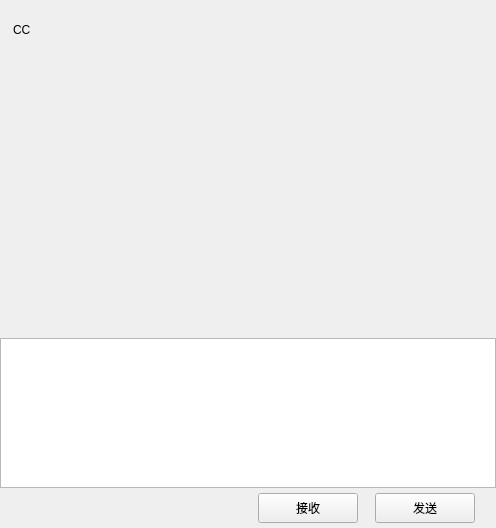
<?xml version="1.0" encoding="UTF-8"?>
<ui version="4.0">
 <class>ChatPage</class>
 <widget class="QWidget" name="ChatPage">
  <property name="geometry">
   <rect>
    <x>0</x>
    <y>0</y>
    <width>496</width>
    <height>528</height>
   </rect>
  </property>
  <property name="windowTitle">
   <string>Form</string>
  </property>
  <layout class="QVBoxLayout" name="verticalLayout">
   <property name="spacing">
    <number>0</number>
   </property>
   <property name="leftMargin">
    <number>0</number>
   </property>
   <property name="topMargin">
    <number>0</number>
   </property>
   <property name="rightMargin">
    <number>0</number>
   </property>
   <property name="bottomMargin">
    <number>0</number>
   </property>
   <item>
    <widget class="QWidget" name="chat_data_wid" native="true">
     <layout class="QVBoxLayout" name="verticalLayout_4">
      <property name="spacing">
       <number>0</number>
      </property>
      <property name="leftMargin">
       <number>0</number>
      </property>
      <property name="topMargin">
       <number>0</number>
      </property>
      <property name="rightMargin">
       <number>0</number>
      </property>
      <property name="bottomMargin">
       <number>0</number>
      </property>
      <item>
       <widget class="QWidget" name="title_wid" native="true">
        <property name="minimumSize">
         <size>
          <width>0</width>
          <height>60</height>
         </size>
        </property>
        <property name="maximumSize">
         <size>
          <width>16777215</width>
          <height>60</height>
         </size>
        </property>
        <layout class="QVBoxLayout" name="verticalLayout_5">
         <property name="spacing">
          <number>7</number>
         </property>
         <property name="leftMargin">
          <number>11</number>
         </property>
         <property name="topMargin">
          <number>2</number>
         </property>
         <property name="rightMargin">
          <number>2</number>
         </property>
         <property name="bottomMargin">
          <number>2</number>
         </property>
         <item>
          <widget class="QWidget" name="widget_2" native="true">
           <layout class="QHBoxLayout" name="horizontalLayout_3">
            <property name="spacing">
             <number>7</number>
            </property>
            <property name="leftMargin">
             <number>2</number>
            </property>
            <property name="topMargin">
             <number>2</number>
            </property>
            <property name="rightMargin">
             <number>2</number>
            </property>
            <property name="bottomMargin">
             <number>2</number>
            </property>
            <item>
             <widget class="QLabel" name="title_lb">
              <property name="text">
               <string>CC</string>
              </property>
             </widget>
            </item>
           </layout>
          </widget>
         </item>
        </layout>
       </widget>
      </item>
      <item>
       <widget class="ChatView" name="chat_data_list" native="true"/>
      </item>
      <item>
       <widget class="QWidget" name="tool_wid" native="true">
        <property name="minimumSize">
         <size>
          <width>0</width>
          <height>40</height>
         </size>
        </property>
        <property name="maximumSize">
         <size>
          <width>16777215</width>
          <height>40</height>
         </size>
        </property>
        <layout class="QHBoxLayout" name="horizontalLayout_4">
         <property name="spacing">
          <number>7</number>
         </property>
         <property name="leftMargin">
          <number>2</number>
         </property>
         <property name="topMargin">
          <number>2</number>
         </property>
         <property name="rightMargin">
          <number>2</number>
         </property>
         <property name="bottomMargin">
          <number>2</number>
         </property>
         <item>
          <spacer name="horizontalSpacer_2">
           <property name="orientation">
            <enum>Qt::Horizontal</enum>
           </property>
           <property name="sizeType">
            <enum>QSizePolicy::Fixed</enum>
           </property>
           <property name="sizeHint" stdset="0">
            <size>
             <width>5</width>
             <height>20</height>
            </size>
           </property>
          </spacer>
         </item>
         <item>
          <widget class="ClickedLabel" name="emo_lb">
           <property name="minimumSize">
            <size>
             <width>25</width>
             <height>25</height>
            </size>
           </property>
           <property name="maximumSize">
            <size>
             <width>25</width>
             <height>25</height>
            </size>
           </property>
           <property name="text">
            <string/>
           </property>
          </widget>
         </item>
         <item>
          <spacer name="horizontalSpacer_4">
           <property name="orientation">
            <enum>Qt::Horizontal</enum>
           </property>
           <property name="sizeType">
            <enum>QSizePolicy::Fixed</enum>
           </property>
           <property name="sizeHint" stdset="0">
            <size>
             <width>5</width>
             <height>20</height>
            </size>
           </property>
          </spacer>
         </item>
         <item>
          <widget class="ClickedLabel" name="file_lb">
           <property name="minimumSize">
            <size>
             <width>25</width>
             <height>25</height>
            </size>
           </property>
           <property name="maximumSize">
            <size>
             <width>25</width>
             <height>25</height>
            </size>
           </property>
           <property name="text">
            <string/>
           </property>
          </widget>
         </item>
         <item>
          <spacer name="horizontalSpacer_3">
           <property name="orientation">
            <enum>Qt::Horizontal</enum>
           </property>
           <property name="sizeHint" stdset="0">
            <size>
             <width>40</width>
             <height>20</height>
            </size>
           </property>
          </spacer>
         </item>
        </layout>
       </widget>
      </item>
      <item>
       <widget class="MessageTextEdit" name="chatEdit">
        <property name="minimumSize">
         <size>
          <width>0</width>
          <height>150</height>
         </size>
        </property>
        <property name="maximumSize">
         <size>
          <width>16777215</width>
          <height>150</height>
         </size>
        </property>
       </widget>
      </item>
      <item>
       <widget class="QWidget" name="send_wid" native="true">
        <property name="minimumSize">
         <size>
          <width>0</width>
          <height>40</height>
         </size>
        </property>
        <property name="maximumSize">
         <size>
          <width>16777215</width>
          <height>40</height>
         </size>
        </property>
        <layout class="QHBoxLayout" name="horizontalLayout_5">
         <property name="spacing">
          <number>7</number>
         </property>
         <property name="leftMargin">
          <number>11</number>
         </property>
         <property name="topMargin">
          <number>2</number>
         </property>
         <property name="rightMargin">
          <number>11</number>
         </property>
         <property name="bottomMargin">
          <number>2</number>
         </property>
         <item>
          <spacer name="horizontalSpacer_5">
           <property name="orientation">
            <enum>Qt::Horizontal</enum>
           </property>
           <property name="sizeHint" stdset="0">
            <size>
             <width>40</width>
             <height>20</height>
            </size>
           </property>
          </spacer>
         </item>
         <item>
          <widget class="ClickedBtn" name="receive_btn">
           <property name="minimumSize">
            <size>
             <width>100</width>
             <height>30</height>
            </size>
           </property>
           <property name="maximumSize">
            <size>
             <width>100</width>
             <height>30</height>
            </size>
           </property>
           <property name="text">
            <string>接收</string>
           </property>
          </widget>
         </item>
         <item>
          <spacer name="horizontalSpacer_6">
           <property name="orientation">
            <enum>Qt::Horizontal</enum>
           </property>
           <property name="sizeType">
            <enum>QSizePolicy::Fixed</enum>
           </property>
           <property name="sizeHint" stdset="0">
            <size>
             <width>10</width>
             <height>20</height>
            </size>
           </property>
          </spacer>
         </item>
         <item>
          <widget class="ClickedBtn" name="send_btn">
           <property name="minimumSize">
            <size>
             <width>100</width>
             <height>30</height>
            </size>
           </property>
           <property name="maximumSize">
            <size>
             <width>100</width>
             <height>30</height>
            </size>
           </property>
           <property name="text">
            <string>发送</string>
           </property>
          </widget>
         </item>
         <item>
          <spacer name="horizontalSpacer_7">
           <property name="orientation">
            <enum>Qt::Horizontal</enum>
           </property>
           <property name="sizeType">
            <enum>QSizePolicy::Fixed</enum>
           </property>
           <property name="sizeHint" stdset="0">
            <size>
             <width>10</width>
             <height>20</height>
            </size>
           </property>
          </spacer>
         </item>
        </layout>
       </widget>
      </item>
     </layout>
    </widget>
   </item>
  </layout>
 </widget>
 <customwidgets>
  <customwidget>
   <class>ClickedBtn</class>
   <extends>QPushButton</extends>
   <header location="global">clickedbtn.h</header>
  </customwidget>
  <customwidget>
   <class>ClickedLabel</class>
   <extends>QLabel</extends>
   <header location="global">clickedlabel.h</header>
  </customwidget>
  <customwidget>
   <class>ChatView</class>
   <extends>QWidget</extends>
   <header>chatview.h</header>
   <container>1</container>
  </customwidget>
  <customwidget>
   <class>MessageTextEdit</class>
   <extends>QTextEdit</extends>
   <header location="global">messagetextedit.h</header>
  </customwidget>
 </customwidgets>
 <resources/>
 <connections/>
</ui>
